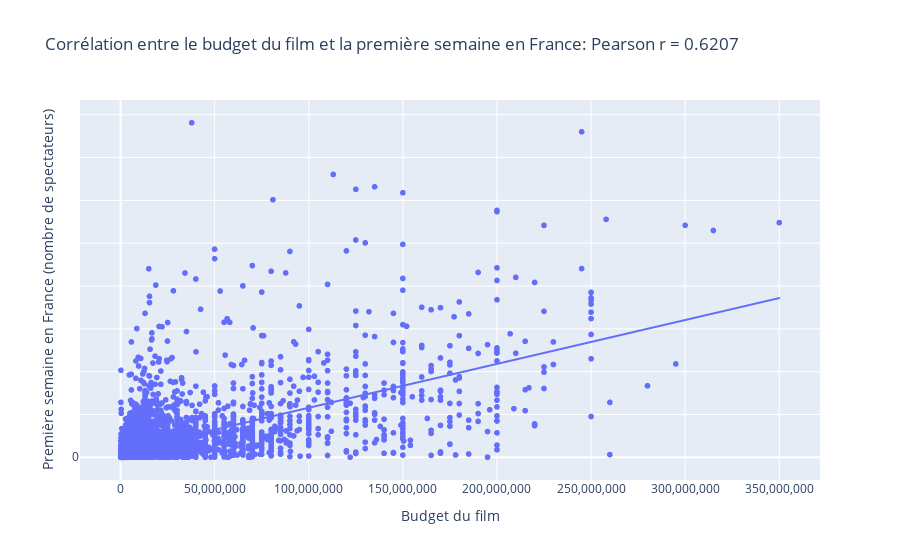

Notebook code cell kept with this figure:
### Code cell
# Corrélation entre le budget et le nombre d'entrées en première semaine en France avec plotly

import plotly.express as px
import plotly.graph_objects as go

# Calculer la corrélation de Pearson
correlation = allocine_budget['premiere_semaine_france'].corr(allocine_budget['budget_dollars'])

# Créer un scatter plot avec une ligne de régression
fig = px.scatter(allocine_budget, x='budget_dollars', y='premiere_semaine_france', trendline='ols',
                 labels={
                     'budget_dollars': 'Budget du film',
                     'premiere_semaine_france': 'Première semaine en France (nombre de spectateurs)'
                 },
                 title=f'Corrélation entre le budget du film et la première semaine en France: Pearson r = {correlation:.4f}')

# Personnaliser les axes pour afficher les chiffres complets
fig.update_yaxes(ticklabelstep=500000, tickformat=',', title='Première semaine en France (nombre de spectateurs)')
fig.update_xaxes(tickformat=',', title='Budget du film')

# Ajuster la hauteur du graphique
fig.update_layout(height=800)

# Afficher le graphique
fig.show()

### Figure 1 — Plotly figure (JSON) as saved in the notebook; plotly's stock layout.template omitted (floating-point values rounded to 4 significant figures; data arrays with more than 128 entries replaced by an {"elided": "..."} marker saying what was removed)
{"data": [{"hovertemplate": "Budget du film=%{x}<br>Première semaine en France (nombre de spectateurs)=%{y}<extra></extra>", "legendgroup": "", "marker": {"color": "#636efa", "symbol": "circle"}, "mode": "markers", "name": "", "showlegend": false, "type": "scattergl", "x": {"elided": "5401 float values"}, "xaxis": "x", "y": {"elided": "5401 int values"}, "yaxis": "y"}, {"hovertemplate": "<b>OLS trendline</b><br>premiere_semaine_france = 0.00512484 * budget_dollars + 65350.8<br>R<sup>2</sup>=0.385237<br><br>Budget du film=%{x}<br>Première semaine en France (nombre de spectateurs)=%{y} <b>(trend)</b><extra></extra>", "legendgroup": "", "marker": {"color": "#636efa", "symbol": "circle"}, "mode": "lines", "name": "", "showlegend": false, "type": "scattergl", "x": {"elided": "5401 float values"}, "xaxis": "x", "y": {"elided": "5401 float values"}, "yaxis": "y"}], "layout": {"autosize": true, "legend": {"tracegroupgap": 0}, "title": {"text": "Corrélation entre le budget du film et la première semaine en France: Pearson r = 0.6207"}, "xaxis": {"anchor": "y", "autorange": true, "domain": [0, 1], "range": [-20460000.0, 370600000.0], "tickformat": ",", "title": {"text": "Budget du film"}, "type": "linear"}, "yaxis": {"anchor": "x", "autorange": true, "domain": [0, 1], "range": [-246600.0, 4153000.0], "tickformat": ",", "ticklabelstep": 500000, "title": {"text": "Première semaine en France (nombre de spectateurs)"}, "type": "linear"}}}
